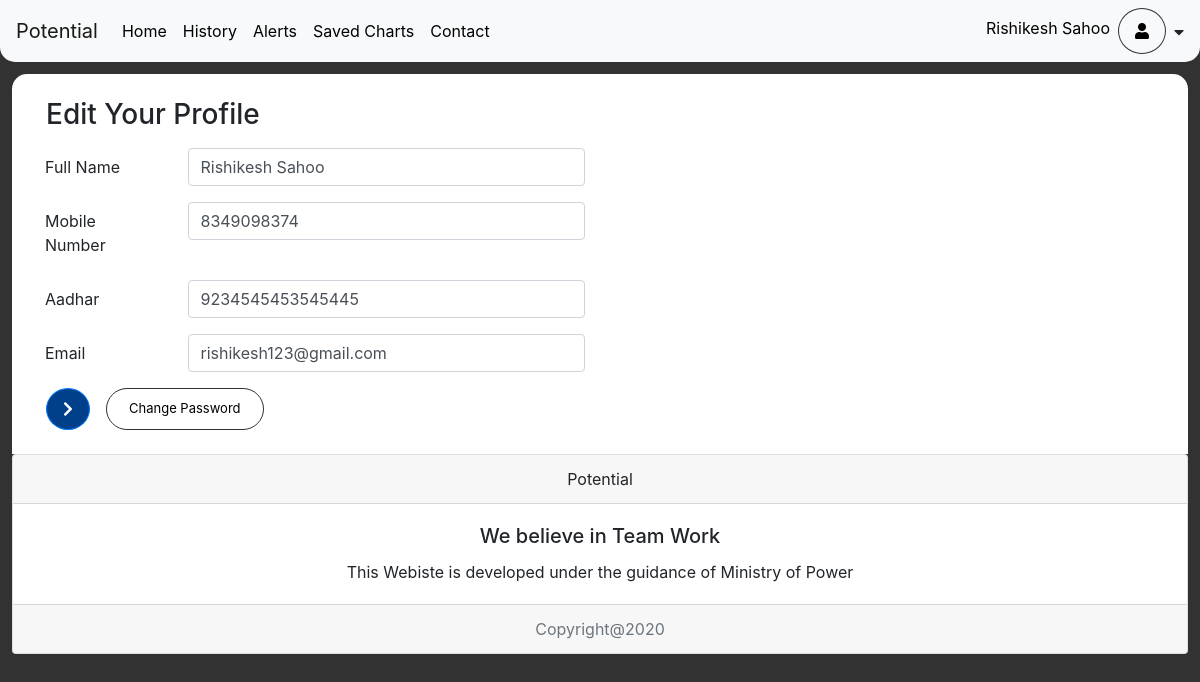
Page /power/edit_profile/ (signed in) on the earlier database version.
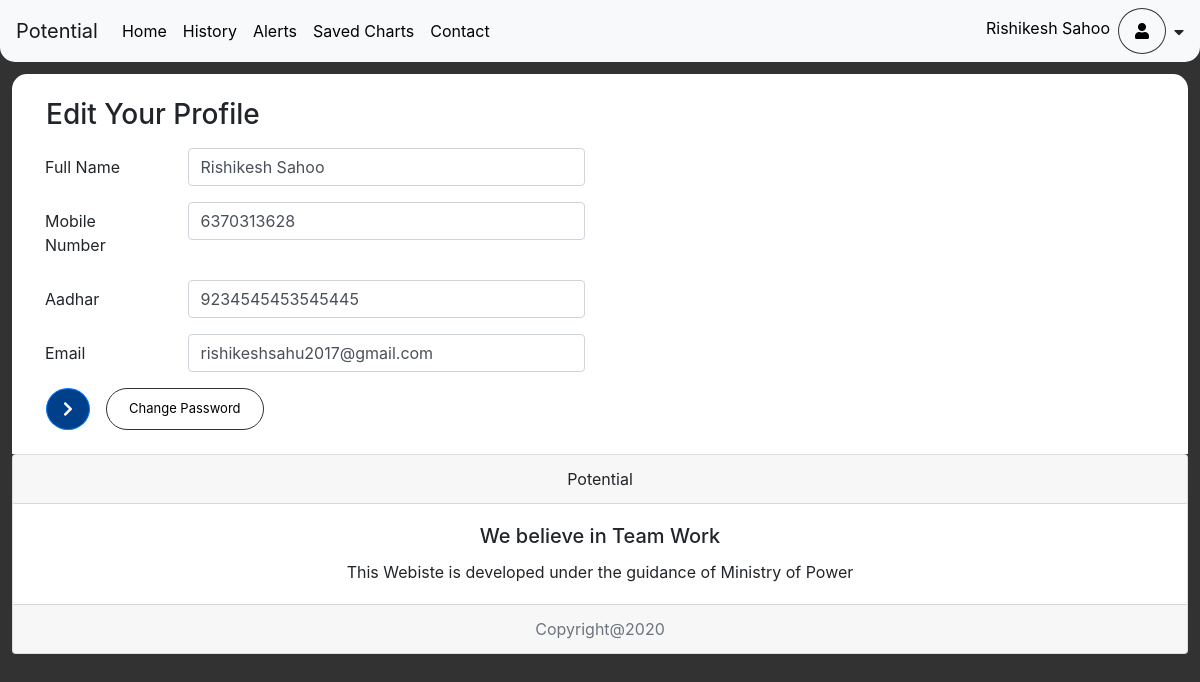
Same page on the later database version.
### power/models.py (models this page shows, shortened)
class Person(models.Model):
    name = models.CharField(max_length=100)
    email = models.CharField(max_length=100)
    password = models.CharField(max_length=100)
    aadhar = models.CharField(max_length=12, default="000012340000")
    mob = models.CharField(max_length=100, default="0000")
    is_user = models.BooleanField(default=True)

### power/views.py (the view)
def edit_profile(request):
	if 'uid' not in request.session:
		request.session['message']="Please login first"
		request.session['type']=""  # dont know the type
		redirect('/power/')
	if request.method=="POST":
		uid = request.session['uid']
		p = Person.objects.get(pk=uid)
		p.name = request.POST['name']
		p.email = request.POST['email']
		p.mob = request.POST['mobileno']
		p.aadhar = request.POST['aadhar']
		print(p.aadhar)
		p.save()
		request.session['message'] = "Successfully Updated Your Profile"
		request.session['type'] = 1
		request.session['name'] = p.name
		if p.is_user:
			return redirect('/power/edit_profile')
		else:
			return redirect('/power/edit_profile')
	else :
		uid = request.session['uid']
		p = Person.objects.get(pk=uid)
		if 'message' in request.session:
			message = request.session['message']
			message_type = request.session['type']
		else:
			message = ""
			message_type = ""
		request.session['message']=""
		context = {
			"name" : p.name,
			"email" : p.email,
			"mob" : p.mob,
			"aadhar" : p.aadhar,
			"message" : message,
			"type" :message_type
		}
		return render(request,'power/edit_profile.html', context)

### power/templates/power/edit_profile.html (shortened to what this page needs)
{% extends 'power/base.html' %}
{% block body %}
<div class="content-wrapper">
<div id="edit_profile" class="container">
    <div class="row pt-4">
        <div class="col-md-6">
            <div class="row">
                <h3 class="ml-3 mb-3">Edit Your Profile</h3>
                <div class="container">
                    <form onsubmit="return checking()" action="{% url 'power:edit_profile' %}" method="post">
                        <div class='form-group row'>
                            <label for='name' class='col-md-3 col-form-label'>Full Name</label>
                            <div class='col-md-9'>
                                <input type='text' class='form-control' id='name' name='name'
                                    placeholder='Your Full Name' value="{{name}}">
                            </div>
                        </div>
                        <div class='form-group row'>
                            <label for='mobileno' class='col-12 col-md-3 col-form-label'>Mobile Number</label>
                            <div class='col-5 col-md-9'>
                                <input type='tel' class='form-control' id='mobileno' name='mobileno'
                                    placeholder='Your Mobile No' value="{{mob}}">
                            </div>
                        </div>
                        <div class='form-group row'>
                            <label for='aadhar' class='col-md-3 col-form-label'>Aadhar</label>
                            <div class='col-md-9'>
                                <input type='text' class='form-control' id='aadhar' name='aadhar'
                                    placeholder='12 digit Aadhar No.' value="{{aadhar}}">
                            </div>
                        </div>
                        <div class='form-group row'>
                            <label for='emailid' class='col-md-3 col-form-label'>Email</label>
                            <div class='col-md-9'>
                                <input type='email' class='form-control' id='email' name='email'
                                    placeholder='Your Email' value="{{email}}">
                            </div>
                        </div>
                        <div class='form-group row'>
                            <button type="submit" class="btn btn-primary my-btn ml-3"><i class="fas fa-chevron-right"></i></button>
                            <button data-toggle="modal" data-target="#changepasswordmodal" type='button' class='btn my-btn3 ml-3' id='changepass'>Change Password</button>
                        </div>
                    </form>
                </div>
            </div>
        </div>
    </div>
</div>
</div>
{% endblock body %}
{% block custom_header_right %}
{% if request.session.is_user %}
<li class="nav-item">
    <a class="nav-link" href="{% url 'power:user_dash' %}">{{request.session.name}} <span class="sr-only">(current)</span></a>
</li>
{% else %}
<li class="nav-item">
    <a class="nav-link" href="{% url 'power:govt_dash' %}">{{request.session.name}} <span class="sr-only">(current)</span></a>
</li>
{% endif %}
<li class="nav-item dropdown user-icon">
    <a href="#" class="nav-link dropdown-toggle" data-toggle="dropdown"><i class="fas fa-user"></i></a>
</li>
<li><i class="fas fa-caret-down pt-3 pl-2"></i></li>
{% endblock custom_header_right %}

Differences in the rows shown:
changed Person "Rishikesh Sahoo": mobileno "8349098374" → "6370313628"; email "rishikesh123@gmail.com" → "rishikeshsahu2017@gmail.com"
